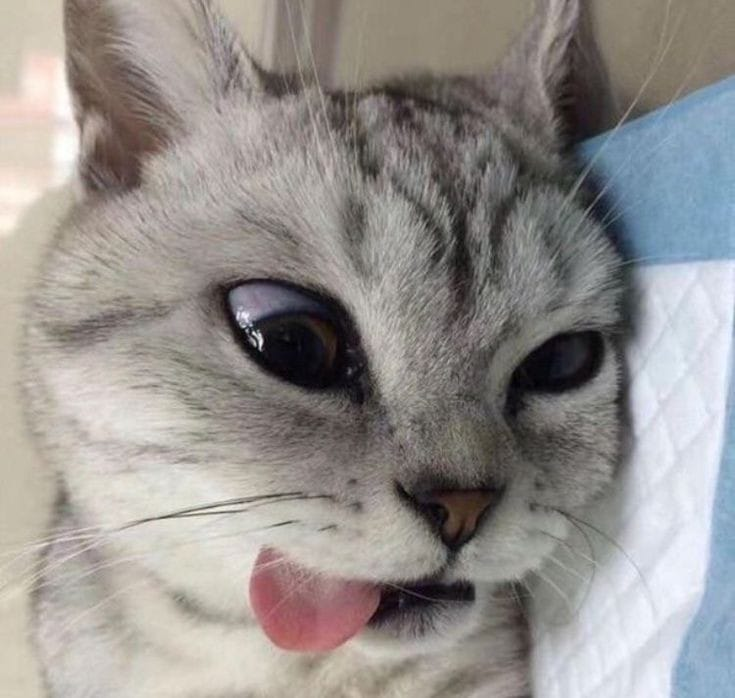
#> input picture kucing.jpeg, 735 x 698 px
$ python 'Latihan 2.py'
#> lines starting #> are read from the running program, lines starting #| are printed output that depends on the picture
import cv2 as cv
import numpy as np
import matplotlib.pyplot as plt

image = cv.imread("kucing.jpeg")
#> image is the input picture: shape (698, 735, 3); mean B, G, R 142.7, 145.5, 149.5
h, w = image.shape[:2]
#> h = 698; w = 735
half_height, half_width = h//4, w/8
#> half_height = 174; half_width = 91.88
transition_matrix = np.float32([[1, 0, half_width], [0, 1, half_height]])
#> transition_matrix = [[1, 0, 91.88], [0, 1, 174]]
img_transition = cv.warpAffine(image, transition_matrix, (w, h))
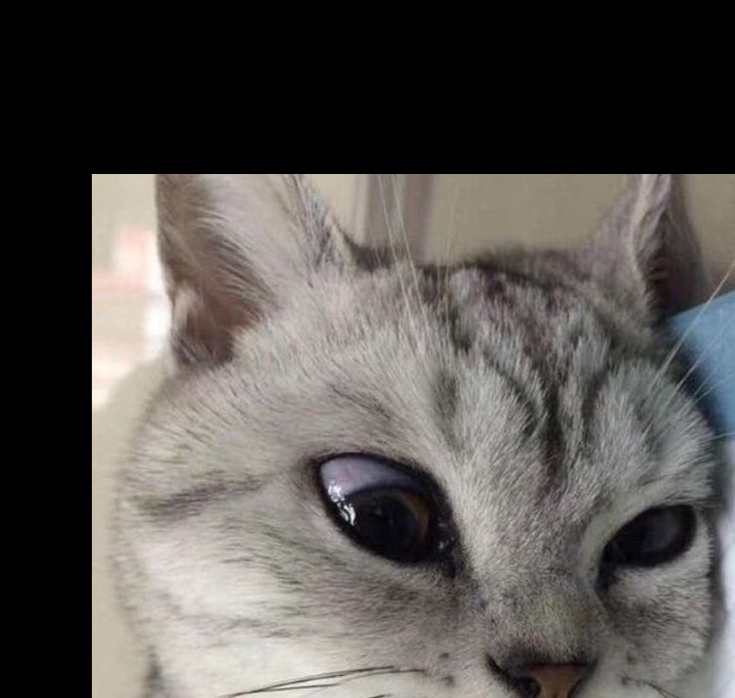
#> img_transition: shape (698, 735, 3); mean B, G, R 82.4, 85.7, 89.5

plt.imshow(cv.cvtColor(img_transition, cv.COLOR_BGR2RGB))
plt.title("Translation")
plt.show()
